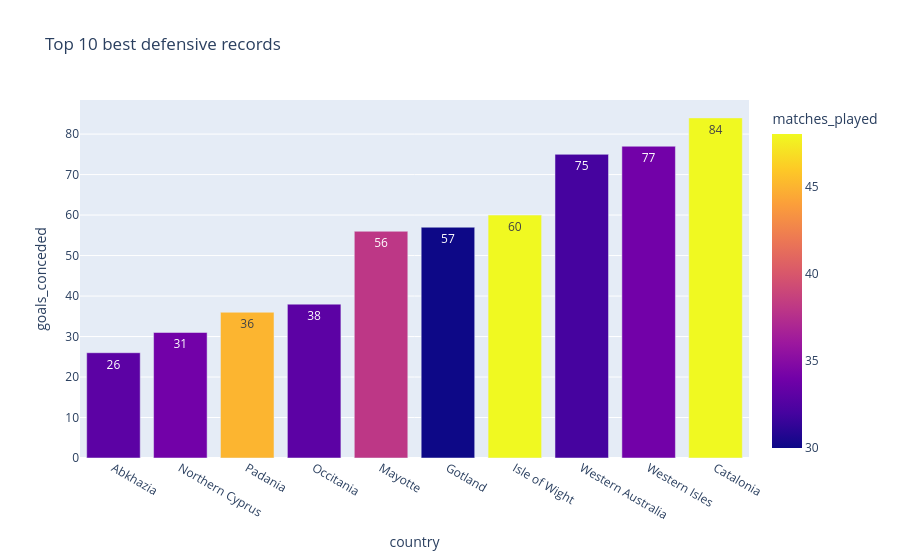

Notebook cell for this chart:
### Markdown cell above
---
## 4: Defensive Performance Analysis

Which nations have been the hardest to score against across international football history?

### Code cell
# Top 10 best defensive records — fewest goals conceded 
best_defense = country_qualified.nsmallest(10, 'goals_conceded')[['country', 'goals_conceded', 'matches_played', 'conceded_per_match']]
print('Top 10 — Fewest Goals Conceded (Total):')
best_defense.reset_index(drop=True)

# Plot 
fig = px.bar(
    best_defense,
    x='country',
    y='goals_conceded',
    text = 'goals_conceded',
    color='matches_played',
    hover_data=['country', 'goals_conceded', 'matches_played', 'conceded_per_match'],
    title='Top 10 best defensive records'
)
fig.show()

### Figure 1 — Plotly figure (JSON) as saved in the notebook; plotly's stock layout.template omitted (floating-point values rounded to 4 significant figures)
{"data": [{"alignmentgroup": "True", "customdata": [[33, 0.79], [34, 0.91], [45, 0.8], [33, 1.15], [38, 1.47], [30, 1.9], [48, 1.25], [32, 2.34], [34, 2.26], [48, 1.75]], "hovertemplate": "country=%{x}<br>goals_conceded=%{text}<br>matches_played=%{marker.color}<br>conceded_per_match=%{customdata[1]}<extra></extra>", "legendgroup": "", "marker": {"color": [33, 34, 45, 33, 38, 30, 48, 32, 34, 48], "coloraxis": "coloraxis", "pattern": {"shape": ""}}, "name": "", "offsetgroup": "", "orientation": "v", "showlegend": false, "text": [26, 31, 36, 38, 56, 57, 60, 75, 77, 84], "textposition": "auto", "type": "bar", "x": ["Abkhazia", "Northern Cyprus", "Padania", "Occitania", "Mayotte", "Gotland", "Isle of Wight", "Western Australia", "Western Isles", "Catalonia"], "xaxis": "x", "y": [26, 31, 36, 38, 56, 57, 60, 75, 77, 84], "yaxis": "y"}], "layout": {"barmode": "relative", "coloraxis": {"colorbar": {"title": {"text": "matches_played"}}, "colorscale": [[0, "#0d0887"], [0.1111, "#46039f"], [0.2222, "#7201a8"], [0.3333, "#9c179e"], [0.4444, "#bd3786"], [0.5556, "#d8576b"], [0.6667, "#ed7953"], [0.7778, "#fb9f3a"], [0.8889, "#fdca26"], [1, "#f0f921"]]}, "legend": {"tracegroupgap": 0}, "title": {"text": "Top 10 best defensive records"}, "xaxis": {"anchor": "y", "domain": [0, 1], "title": {"text": "country"}}, "yaxis": {"anchor": "x", "domain": [0, 1], "title": {"text": "goals_conceded"}}}}
